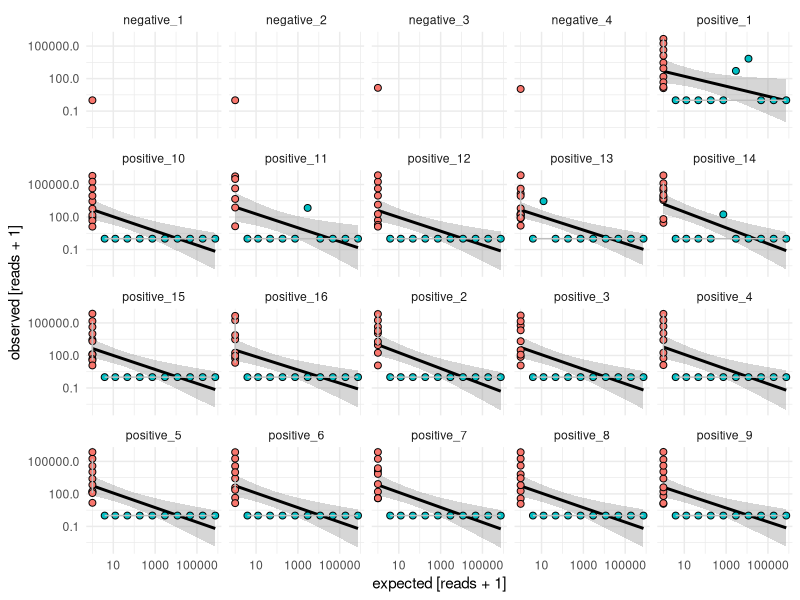
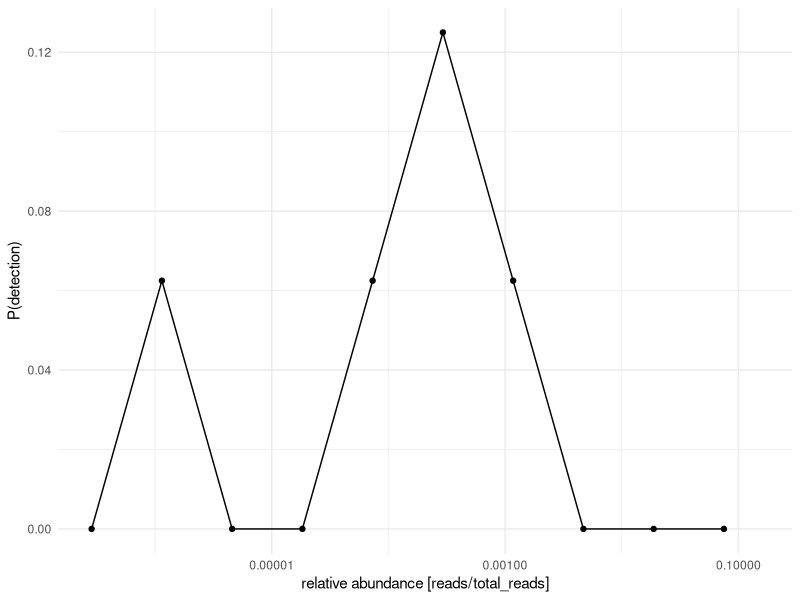
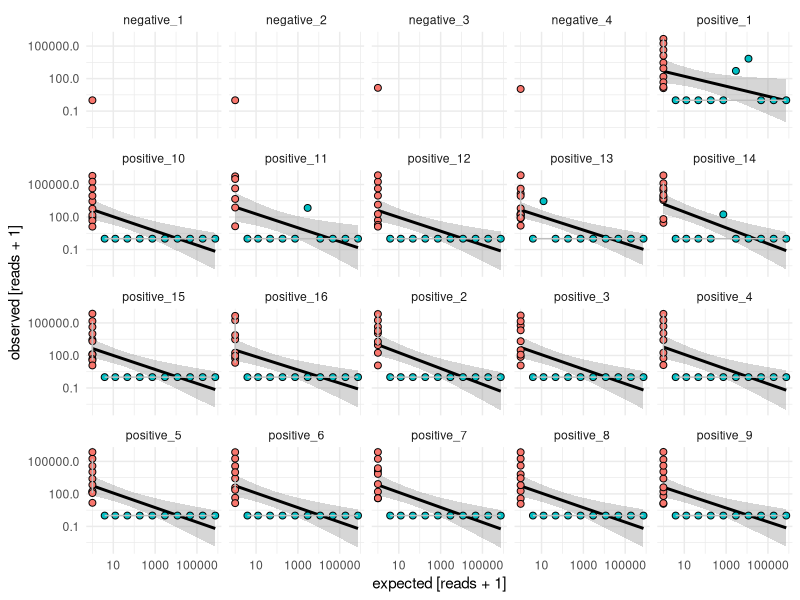
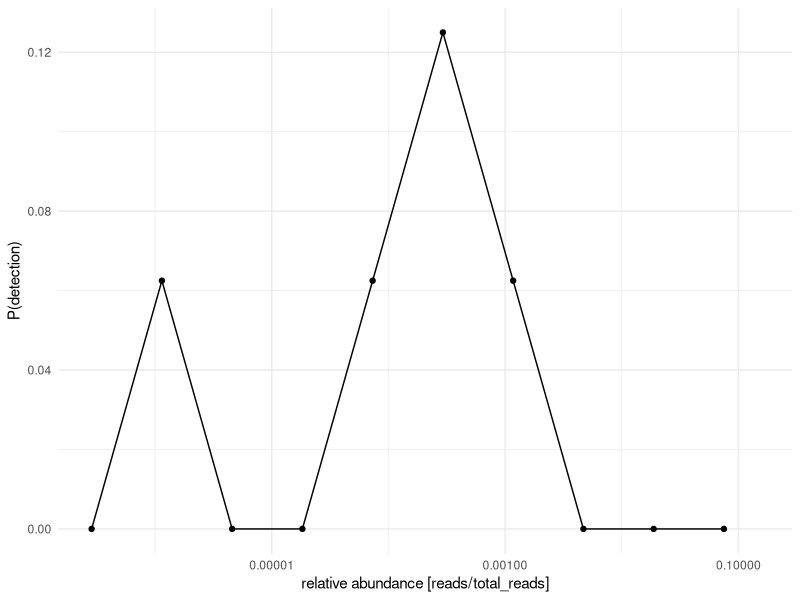

Source code (R) for these figures, in order:
## ---- chunk 1
library(data.table)

ground_truth <- fread("simulated/data/manifest.csv")[sample_id != "negative"]
setnames(ground_truth, "relative_abundance", "real_relative")
ground_truth[, "expected_reads" := real_relative * depth]
ground_truth
## ---- chunk 2
inferred <- fread("simulated/data/food_abundance.csv") |> unique(by=c("sample_id", "matched_taxid"))
inferred
## ---- chunk 3
merged <- merge(ground_truth[type=="food"], inferred, by.x=c("sample_id", "id"), by.y=c("sample_id", "matched_taxid"), all=T)
merged[is.na(real_relative), real_relative:=0]
merged[is.na(expected_reads), expected_reads:=0]
merged[, within_genus := genus %in% genus[real_relative > 0], by="sample_id"]
merged[, within_family := family %in% family[real_relative > 0], by="sample_id"]
merged[is.na(reads), reads:=0]
merged
## ---- chunk 4
library(ggplot2)
theme_minimal() |> theme_set()

corrs <- merged[, .( 
  r=cor(log10(expected_reads + 1), log10(reads + 1))
), by="sample_id"]
corrs[, "label" := sprintf("r=%.2f", r), by="sample_id"]

options(scipen=3)

merged[, "type" := tstrsplit(sample_id, "_")[[1]]]

ggplot(merged) +
  aes(x=expected_reads+1.0, y=reads+1.0) +
  stat_smooth(data=merged, method="lm", color="black", linewidth=1, aes(group=1)) +
  #geom_boxplot(width=0.4, aes(group=factor(expected_reads)), fill="white", color="black", outlier.color=NA) +
  geom_point(stroke=0.5, shape=21, size=2, aes(fill=within_genus)) +
  #stat_summary(fun.data=mean_sdl, fun.args=list(mult=1), geom="pointrange", aes(group=1), shape=23, fill="white") +
  geom_line(aes(group=genus), color="gray") +
  scale_x_log10() + scale_y_log10() + 
  guides(fill=FALSE) + facet_wrap(~ sample_id) +
  labs(x="expected [reads + 1]", y="observed [reads + 1]")
ggsave("figures/simulated_comparison.png", dpi=300, width=4, height=3)
## ---- chunk 5
cor.test(~ log10(expected_reads + 1) + log10(reads + 1), data=merged[reads>0])
corrs[, summary(r)]
## ---- chunk 6
probs <- merged[expected_reads > 0, .(prob=sum(reads > 0)/16), by="real_relative"]

ggplot(probs) +
  aes(x=real_relative, y=prob) +
  geom_point() +
  geom_line() +
  scale_x_log10(limits=c(NA, 0.15)) +
  labs(x="relative abundance [reads/total_reads]", y="P(detection)")
ggsave("figures/detection_probability.pdf", width=4, height=3)
## ---- chunk 7
summary(merged[expected_reads==0, reads])
